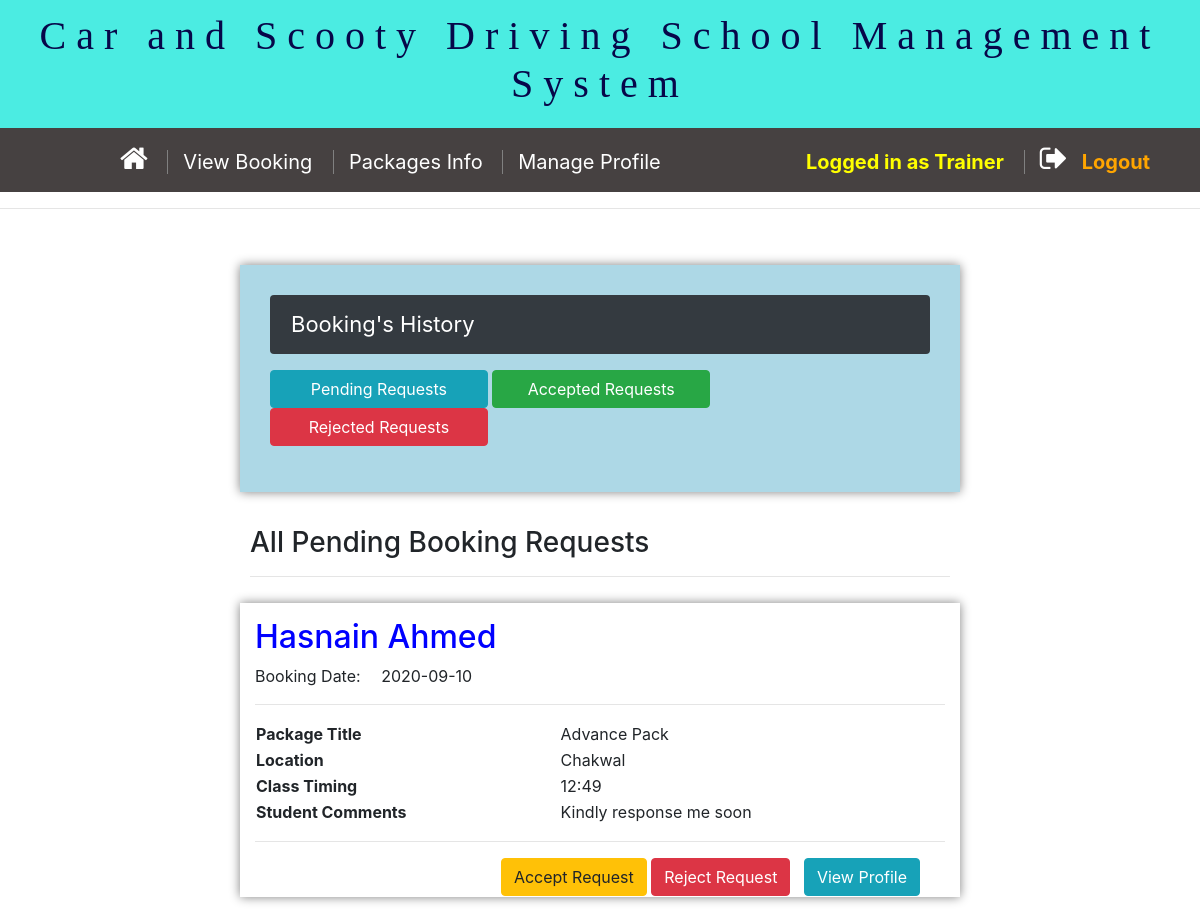
Screenshot of /trainerUI/viewbookingshistory.php (signed in) with the database file from the repository.
### tables this page shows
CREATE TABLE `bookingstable` (
  `hid` int(11) NOT NULL,
  `packagesID` int(11) NOT NULL,
  `tid` int(11) NOT NULL,
  `sid` int(11) NOT NULL,
  `class_timing` varchar(50) NOT NULL,
  `comments` tinytext NOT NULL,
  `h_status` char(50) NOT NULL,
  `h_date` date NOT NULL DEFAULT current_timestamp()
);

CREATE TABLE `studenttable` (
  `sid` int(11) NOT NULL,
  `s_name` char(100) NOT NULL,
  `s_contact` bigint(11) NOT NULL,
  `s_gender` char(25) NOT NULL,
  `s_city` char(50) NOT NULL,
  `s_raddress` varchar(255) NOT NULL,
  `s_email` varchar(100) NOT NULL,
  `s_loginpasswrd` varchar(50) NOT NULL
);

CREATE TABLE `packagestable` (
  `pid` int(11) NOT NULL,
  `p_name` char(100) NOT NULL,
  `p_charges` float NOT NULL,
  `p_detail` varchar(350) NOT NULL,
  `pstatus` char(25) NOT NULL DEFAULT 'Active'
);

### db/trainer/dbviewbhistory.php (the view, shortened to what this page needs)
<?php
include 'connection.php';
$sid = $_SESSION['userid'];
if (isset($_POST['accept'])) {
     $query = "SELECT * from bookingstable
     JOIN studenttable on  bookingstable.sid = studenttable.sid
     JOIN packagestable on  bookingstable.packagesID = packagestable.pid
      where bookingstable.sid   ='$sid' and bookingstable.h_status = 'Accepted'";
     $header = "<br><h3>All Accepted Booking  Requests</h3><hr>";
} else if (isset($_REQUEST['reject'])) {
     $query = "SELECT * from bookingstable
     JOIN studenttable on  bookingstable.sid = studenttable.sid
     JOIN packagestable on  bookingstable.packagesID = packagestable.pid
      where bookingstable.sid   ='$sid' and bookingstable.h_status = 'Rejected'";
     $header = "<br><h3>All Rejected Booking  Requests</h3><hr>";
} else if (isset($_POST['pending'])) {
     $query = "SELECT * from bookingstable
    JOIN studenttable on  bookingstable.sid = studenttable.sid
    JOIN packagestable on  bookingstable.packagesID = packagestable.pid
     where bookingstable.sid   ='$sid' and bookingstable.h_status = 'Pending'";
     $header = "<br><h3>All Pending Booking  Requests</h3><hr>";
} else {
     $query = "SELECT * from bookingstable
     JOIN studenttable on  bookingstable.sid = studenttable.sid
     JOIN packagestable on  bookingstable.packagesID = packagestable.pid
      where bookingstable.sid='$sid' and bookingstable.h_status = 'Pending'";
     $header = "<br><h3>All Pending Booking  Requests</h3><hr>";
}
$result = mysqli_query($conn, $query);
echo "<div style='width:60%; padding:10px; margin:auto'>
" . $header . "</div>";
if ($result->num_rows > 0) {
     while ($row =  mysqli_fetch_assoc($result)) {
          $id = $row['hid'];
          $studentname = $row['s_name'];
          $studntid = $row['sid'];
          $city = $row['s_city'];
          $package = $row['p_name'];
          $classtiming = $row['class_timing'];
          $comments = $row['comments'];
          $status = $row['h_status'];
          $hiringdate = $row['h_date'];
          echo '<div style="width:60%; margin:auto; box-shadow:0px 0px 10px 0px grey; padding:15px;">
          <h2 style="color:blue;">' . $studentname . ' </h2>
          <span>Booking Date: &emsp;' . $hiringdate . '</span>
          <hr>
          <table>
          <tr>
          <td><b> Package Title</b></td>
          <td>' . $package . '</td>
          </tr>
          <tr>
          <td><b> Location</b>
          </td>
           <td>' . $city . '  </td>
          </tr>
          <tr>
          <td><b>Class Timing</b></td>
            <td>' . $classtiming . '</td>
          </tr>
          <tr>
          <td><b>Student Comments</b></td>
            <td>' . $comments . '</td>
          </tr>
          </table>
          <hr>
          <div style="float:right; margin-right:25px;">';
          if ($status == "Accepted") {
               echo "<a target='_blank' href='viewstudentdetail.php?studentprofile=" . $studntid . "'><button type='button' class='btn btn-info' >View Student Profile</button></a>
               </div><br>
               </div><br>";
          } else if ($status == "Rejected") {
               echo " <a target='_blank' href='viewstudentdetail.php?studentprofile=" . $studntid . "'><button type='button' class='btn btn-info' >View Student Profile</button></a>
               </div><br>
               </div><br>";
          } else {
               echo "<a href='viewbookingshistory.php?responserequest=accept&bookigid=" . $id . "'><button type='button' class='btn btn-warning' >Accept Request</button></a>
                    <a href='viewbookingshistory.php?responserequest=reject&bookigid=" . $id . "'><button type='button' class='btn btn-danger'>Reject Request</button></a>
                    &nbsp; <a target='_blank' href='viewstudentdetail.php?studentprofile=" . $studntid . "'><button type='button' class='btn btn-info' >View Profile</button></a>
                    </div><br>
                    </div><br>";
          }
     }
} else {
     echo '<div style="width:60%; margin:auto;  padding:15px;">';
     echo "<span class='alert-info alert' style='width:80%; margin:auto; padding:5px;'>There is no Booking Record exist with in database.</span><div>";
}

### trainerUI/viewbookingshistory.php (style rules this page uses)
table { width: 100% }

### rows the page displays
bookingstable: sid.s_name "Hasnain Ahmed", h_date "2020-09-10", packagestable.p_name "Advance Pack", sid.s_city "Chakwal", class_timing "12:49", comments "Kindly response me soon"

### other values shown
$_SESSION['role'] "Trainer"
